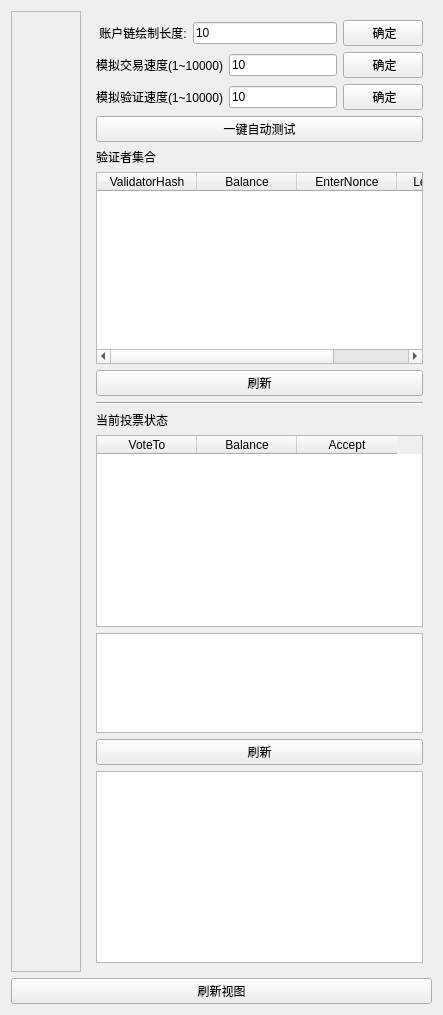
     <widget class="QWidget" name="tab_8">
      <attribute name="title">
       <string>结构展示</string>
      </attribute>
      <layout class="QVBoxLayout" name="verticalLayout_15">
       <item>
        <layout class="QHBoxLayout" name="horizontalLayout_27">
         <item>
          <widget class="QScrollArea" name="scrollArea">
           <property name="widgetResizable">
            <bool>true</bool>
           </property>
           <widget class="QWidget" name="scrollAreaWidgetContents">
            <property name="geometry">
             <rect>
              <x>0</x>
              <y>0</y>
              <width>840</width>
              <height>823</height>
             </rect>
            </property>
            <layout class="QVBoxLayout" name="verticalLayout_22">
             <item>
              <widget class="QWidget" name="wgtPaint" native="true">
               <property name="mouseTracking">
                <bool>true</bool>
               </property>
               <property name="styleSheet">
                <string notr="true"/>
               </property>
              </widget>
             </item>
            </layout>
           </widget>
          </widget>
         </item>
         <item>
          <widget class="QWidget" name="widget_10" native="true">
           <property name="minimumSize">
            <size>
             <width>0</width>
             <height>0</height>
            </size>
           </property>
           <property name="maximumSize">
            <size>
             <width>400</width>
             <height>16777215</height>
            </size>
           </property>
           <layout class="QVBoxLayout" name="verticalLayout_23">
            <item>
             <layout class="QHBoxLayout" name="horizontalLayout_28">
              <item>
               <widget class="QLabel" name="label_17">
                <property name="text">
                 <string> 账户链绘制长度:</string>
                </property>
               </widget>
              </item>
              <item>
               <widget class="QLineEdit" name="edtPTLength">
                <property name="text">
                 <string>10</string>
                </property>
               </widget>
              </item>
              <item>
               <widget class="QPushButton" name="btnPTLength">
                <property name="text">
                 <string> 确定</string>
                </property>
               </widget>
              </item>
             </layout>
            </item>
            <item>
             <layout class="QHBoxLayout" name="horizontalLayout_93">
              <item>
               <widget class="QLabel" name="label_80">
                <property name="text">
                 <string>模拟交易速度(1~10000)</string>
                </property>
               </widget>
              </item>
              <item>
               <widget class="QLineEdit" name="edtPTSimTransSpeed">
                <property name="text">
                 <string>10</string>
                </property>
                <property name="placeholderText">
                 <string>1~10000</string>
                </property>
               </widget>
              </item>
              <item>
               <widget class="QPushButton" name="btnPTSimTransSpeed">
                <property name="text">
                 <string> 确定</string>
                </property>
               </widget>
              </item>
             </layout>
            </item>
            <item>
             <layout class="QHBoxLayout" name="horizontalLayout_94">
              <item>
               <widget class="QLabel" name="label_81">
                <property name="text">
                 <string>模拟验证速度(1~10000)</string>
                </property>
               </widget>
              </item>
              <item>
               <widget class="QLineEdit" name="edtPTSimValidateSpeed">
                <property name="text">
                 <string>10</string>
                </property>
                <property name="placeholderText">
                 <string>1~10000</string>
                </property>
               </widget>
              </item>
              <item>
               <widget class="QPushButton" name="btnPTSimValidateSpeed">
                <property name="text">
                 <string> 确定</string>
                </property>
               </widget>
              </item>
             </layout>
            </item>
            <item>
             <widget class="QPushButton" name="btnStartAllTest">
              <property name="text">
               <string>一键自动测试</string>
              </property>
             </widget>
            </item>
            <item>
             <widget class="QLabel" name="label_40">
              <property name="text">
               <string>验证者集合</string>
              </property>
             </widget>
            </item>
            <item>
             <widget class="QTableWidget" name="tbValidatorSet">
              <column>
               <property name="text">
                <string>ValidatorHash</string>
               </property>
              </column>
              <column>
               <property name="text">
                <string>Balance</string>
               </property>
              </column>
              <column>
               <property name="text">
                <string>EnterNonce</string>
               </property>
              </column>
              <column>
               <property name="text">
                <string>LeaveNonce</string>
               </property>
              </column>
             </widget>
            </item>
            <item>
             <widget class="QPushButton" name="btnFlushValidatorSet">
              <property name="text">
               <string>刷新</string>
              </property>
             </widget>
            </item>
            <item>
             <widget class="Line" name="line_13">
              <property name="orientation">
               <enum>Qt::Horizontal</enum>
              </property>
             </widget>
            </item>
            <item>
             <widget class="QLabel" name="label_44">
              <property name="text">
               <string>当前投票状态</string>
              </property>
             </widget>
            </item>
            <item>
             <widget class="QTableWidget" name="tbVote">
              <column>
               <property name="text">
                <string>VoteTo</string>
               </property>
              </column>
              <column>
               <property name="text">
                <string>Balance</string>
               </property>
              </column>
              <column>
               <property name="text">
                <string>Accept</string>
               </property>
              </column>
             </widget>
            </item>
            <item>
             <widget class="QPlainTextEdit" name="lblVote">
              <property name="maximumSize">
               <size>
                <width>16777215</width>
                <height>100</height>
               </size>
              </property>
             </widget>
            </item>
            <item>
             <widget class="QPushButton" name="btnFlushVote">
              <property name="text">
               <string>刷新</string>
              </property>
             </widget>
            </item>
            <item>
             <widget class="QPlainTextEdit" name="edtShowJson"/>
            </item>
           </layout>
          </widget>
         </item>
        </layout>
       </item>
       <item>
        <widget class="QPushButton" name="btnPTRepaint">
         <property name="text">
          <string>刷新视图</string>
         </property>
        </widget>
       </item>
      </layout>
     </widget>
